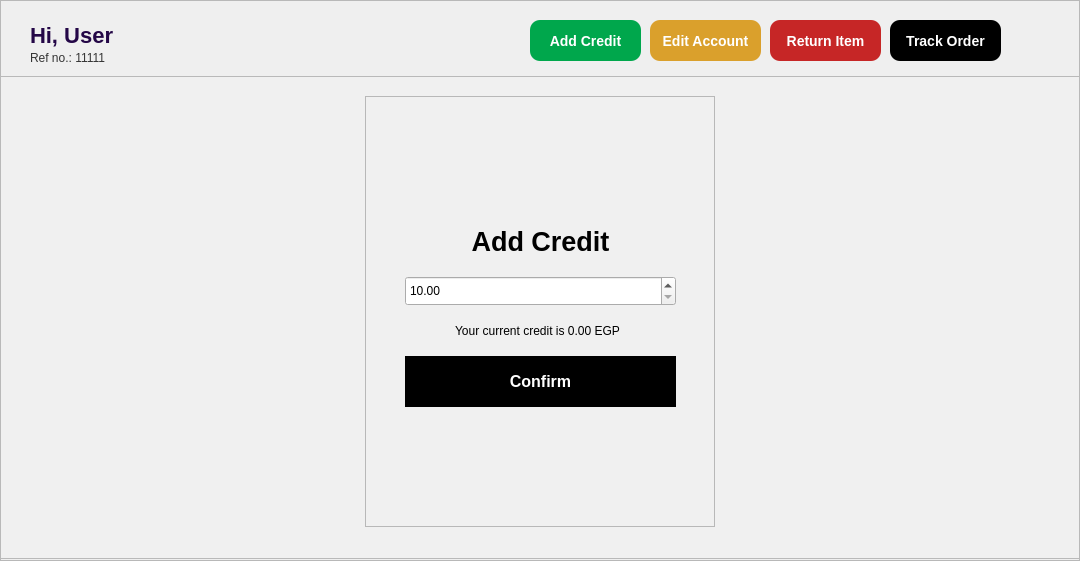
   <widget class="QFrame" name="storeView">
    <property name="enabled">
     <bool>true</bool>
    </property>
    <property name="geometry">
     <rect>
      <x>0</x>
      <y>130</y>
      <width>1080</width>
      <height>561</height>
     </rect>
    </property>
    <property name="frameShape">
     <enum>QFrame::StyledPanel</enum>
    </property>
    <property name="frameShadow">
     <enum>QFrame::Raised</enum>
    </property>
    <widget class="QLabel" name="userHiLabel">
     <property name="geometry">
      <rect>
       <x>30</x>
       <y>20</y>
       <width>481</width>
       <height>31</height>
      </rect>
     </property>
     <property name="styleSheet">
      <string notr="true">#userHiLabel{
color:#240747;
font-size: 22px;
font-weight: 800;
}</string>
     </property>
     <property name="text">
      <string>Hi, User</string>
     </property>
    </widget>
    <widget class="QLabel" name="refNumLabel">
     <property name="geometry">
      <rect>
       <x>30</x>
       <y>50</y>
       <width>151</width>
       <height>16</height>
      </rect>
     </property>
     <property name="styleSheet">
      <string notr="true">#refNumLabel{
font-size:12px;
color: #333;
font-weight:300;
}</string>
     </property>
     <property name="text">
      <string>Ref no.: 11111 </string>
     </property>
    </widget>
    <widget class="QPushButton" name="editAccBtn">
     <property name="geometry">
      <rect>
       <x>650</x>
       <y>20</y>
       <width>111</width>
       <height>41</height>
      </rect>
     </property>
     <property name="cursor">
      <cursorShape>PointingHandCursor</cursorShape>
     </property>
     <property name="styleSheet">
      <string notr="true">#editAccBtn{
background-color:rgb(218, 160, 44);
border:none;
border-radius: 10%;
color:#fff;
font-size:14px;
font-weight:600;
}
#editAccBtn::hover{
background-color:#fff;
border: 1px solid rgb(218, 160, 44);
color:rgb(218, 160, 44);
}</string>
     </property>
     <property name="text">
      <string>Edit Account</string>
     </property>
    </widget>
    <widget class="QPushButton" name="returnBtn">
     <property name="geometry">
      <rect>
       <x>770</x>
       <y>20</y>
       <width>111</width>
       <height>41</height>
      </rect>
     </property>
     <property name="cursor">
      <cursorShape>PointingHandCursor</cursorShape>
     </property>
     <property name="styleSheet">
      <string notr="true">#returnBtn{
background-color:rgb(198, 38, 38);
border:none;
border-radius: 10%;
color:#fff;
font-size:14px;
font-weight:600;
}
#returnBtn::hover{
background-color:#fff;
border: 1px solid rgb(198, 38, 38);
color:rgb(198, 38, 38);
}</string>
     </property>
     <property name="text">
      <string>Return Item</string>
     </property>
    </widget>
    <widget class="QPushButton" name="orderTrackBtn">
     <property name="geometry">
      <rect>
       <x>890</x>
       <y>20</y>
       <width>111</width>
       <height>41</height>
      </rect>
     </property>
     <property name="cursor">
      <cursorShape>PointingHandCursor</cursorShape>
     </property>
     <property name="styleSheet">
      <string notr="true">#orderTrackBtn{
background-color:#000;
border:none;
border-radius: 10%;
color:#fff;
font-size:14px;
font-weight:600;
}
#orderTrackBtn::hover{
background-color:#fff;
border: 1px solid #000;
color:#000;
}</string>
     </property>
     <property name="text">
      <string>Track Order</string>
     </property>
    </widget>
    <widget class="QPushButton" name="cartBtn">
     <property name="geometry">
      <rect>
       <x>1010</x>
       <y>20</y>
       <width>41</width>
       <height>41</height>
      </rect>
     </property>
     <property name="cursor">
      <cursorShape>PointingHandCursor</cursorShape>
     </property>
     <property name="styleSheet">
      <string notr="true">#cartBtn{
background:none;
border:none;
}</string>
     </property>
     <property name="text">
      <string/>
     </property>
     <property name="icon">
      <iconset>
       <normaloff>media/shopping-cart-icon-2.png</normaloff>media/shopping-cart-icon-2.png</iconset>
     </property>
     <property name="iconSize">
      <size>
       <width>25</width>
       <height>25</height>
      </size>
     </property>
    </widget>
    <widget class="QScrollArea" name="categories">
     <property name="geometry">
      <rect>
       <x>20</x>
       <y>90</y>
       <width>1041</width>
       <height>441</height>
      </rect>
     </property>
     <property name="layoutDirection">
      <enum>Qt::LeftToRight</enum>
     </property>
     <property name="verticalScrollBarPolicy">
      <enum>Qt::ScrollBarAlwaysOn</enum>
     </property>
     <property name="horizontalScrollBarPolicy">
      <enum>Qt::ScrollBarAlwaysOff</enum>
     </property>
     <property name="widgetResizable">
      <bool>true</bool>
     </property>
     <property name="alignment">
      <set>Qt::AlignLeading|Qt::AlignLeft|Qt::AlignTop</set>
     </property>
     <widget class="QWidget" name="scrollAreaWidgetContents">
      <property name="geometry">
       <rect>
        <x>0</x>
        <y>0</y>
        <width>1022</width>
        <height>439</height>
       </rect>
      </property>
      <layout class="QVBoxLayout" name="verticalLayout"/>
     </widget>
    </widget>
    <widget class="QFrame" name="categoryView">
     <property name="geometry">
      <rect>
       <x>20</x>
       <y>90</y>
       <width>1041</width>
       <height>441</height>
      </rect>
     </property>
     <property name="styleSheet">
      <string notr="true"/>
     </property>
     <property name="frameShape">
      <enum>QFrame::NoFrame</enum>
     </property>
     <property name="frameShadow">
      <enum>QFrame::Raised</enum>
     </property>
     <widget class="QScrollArea" name="scrollArea">
      <property name="geometry">
       <rect>
        <x>8</x>
        <y>60</y>
        <width>1031</width>
        <height>381</height>
       </rect>
      </property>
      <property name="verticalScrollBarPolicy">
       <enum>Qt::ScrollBarAlwaysOn</enum>
      </property>
      <property name="horizontalScrollBarPolicy">
       <enum>Qt::ScrollBarAlwaysOff</enum>
      </property>
      <property name="widgetResizable">
       <bool>true</bool>
      </property>
      <property name="alignment">
       <set>Qt::AlignLeading|Qt::AlignLeft|Qt::AlignTop</set>
      </property>
      <widget class="QWidget" name="scrollAreaWidgetContents_2">
       <property name="geometry">
        <rect>
         <x>0</x>
         <y>0</y>
         <width>1012</width>
         <height>379</height>
        </rect>
       </property>
       <layout class="QGridLayout" name="gridLayout"/>
      </widget>
     </widget>
     <widget class="QLineEdit" name="searchInput">
      <property name="geometry">
       <rect>
        <x>780</x>
        <y>7</y>
        <width>200</width>
        <height>41</height>
       </rect>
      </property>
      <property name="placeholderText">
       <string>Search</string>
      </property>
     </widget>
     <widget class="QPushButton" name="searchBtn">
      <property name="geometry">
       <rect>
        <x>990</x>
        <y>7</y>
        <width>41</width>
        <height>41</height>
       </rect>
      </property>
      <property name="cursor">
       <cursorShape>PointingHandCursor</cursorShape>
      </property>
      <property name="styleSheet">
       <string notr="true">#searchBtn{
background:none;
border:none;
}</string>
      </property>
      <property name="text">
       <string/>
      </property>
      <property name="icon">
       <iconset>
        <normaloff>media/search.png</normaloff>media/search.png</iconset>
      </property>
      <property name="iconSize">
       <size>
        <width>24</width>
        <height>24</height>
       </size>
      </property>
     </widget>
     <widget class="QPushButton" name="categoryBackBtn">
      <property name="geometry">
       <rect>
        <x>10</x>
        <y>10</y>
        <width>41</width>
        <height>41</height>
       </rect>
      </property>
      <property name="cursor">
       <cursorShape>PointingHandCursor</cursorShape>
      </property>
      <property name="styleSheet">
       <string notr="true">#categoryBackBtn{
background:none;
border:none;
}</string>
      </property>
      <property name="text">
       <string/>
      </property>
      <property name="icon">
       <iconset>
        <normaloff>media/back arrow.png</normaloff>media/back arrow.png</iconset>
      </property>
      <property name="iconSize">
       <size>
        <width>24</width>
        <height>24</height>
       </size>
      </property>
     </widget>
    </widget>
    <widget class="QFrame" name="editAccountView">
     <property name="enabled">
      <bool>true</bool>
     </property>
     <property name="geometry">
      <rect>
       <x>0</x>
       <y>76</y>
       <width>1080</width>
       <height>483</height>
      </rect>
     </property>
     <property name="styleSheet">
      <string notr="true">#editAccountView{
background-color:rgb(240, 240, 240);
}</string>
     </property>
     <property name="frameShape">
      <enum>QFrame::StyledPanel</enum>
     </property>
     <property name="frameShadow">
      <enum>QFrame::Raised</enum>
     </property>
     <widget class="QFrame" name="editAccountForm">
      <property name="geometry">
       <rect>
        <x>365</x>
        <y>20</y>
        <width>350</width>
        <height>431</height>
       </rect>
      </property>
      <property name="frameShape">
       <enum>QFrame::StyledPanel</enum>
      </property>
      <property name="frameShadow">
       <enum>QFrame::Raised</enum>
      </property>
      <widget class="QLineEdit" name="editName">
       <property name="geometry">
        <rect>
         <x>35</x>
         <y>70</y>
         <width>281</width>
         <height>31</height>
        </rect>
       </property>
       <property name="text">
        <string/>
       </property>
       <property name="placeholderText">
        <string>Name</string>
       </property>
      </widget>
      <widget class="QLineEdit" name="editEmail">
       <property name="geometry">
        <rect>
         <x>35</x>
         <y>110</y>
         <width>281</width>
         <height>31</height>
        </rect>
       </property>
       <property name="text">
        <string/>
       </property>
       <property name="placeholderText">
        <string>Email</string>
       </property>
      </widget>
      <widget class="QLineEdit" name="editPassword">
       <property name="geometry">
        <rect>
         <x>35</x>
         <y>150</y>
         <width>281</width>
         <height>31</height>
        </rect>
       </property>
       <property name="text">
        <string/>
       </property>
       <property name="echoMode">
        <enum>QLineEdit::Normal</enum>
       </property>
       <property name="placeholderText">
        <string>New Password</string>
       </property>
      </widget>
      <widget class="QLineEdit" name="editPhonenum">
       <property name="geometry">
        <rect>
         <x>35</x>
         <y>190</y>
         <width>281</width>
         <height>31</height>
        </rect>
       </property>
       <property name="text">
        <string/>
       </property>
       <property name="placeholderText">
        <string>Phone</string>
       </property>
      </widget>
      <widget class="QLineEdit" name="editAddress">
       <property name="geometry">
        <rect>
         <x>35</x>
         <y>230</y>
         <width>281</width>
         <height>31</height>
        </rect>
       </property>
       <property name="text">
        <string/>
       </property>
       <property name="placeholderText">
        <string>Address</string>
       </property>
      </widget>
      <widget class="QLabel" name="picLabelEdit">
       <property name="geometry">
        <rect>
         <x>70</x>
         <y>290</y>
         <width>61</width>
         <height>16</height>
        </rect>
       </property>
       <property name="text">
        <string>Picture:</string>
       </property>
      </widget>
      <widget class="QPushButton" name="uploadPicEdit">
       <property name="geometry">
        <rect>
         <x>130</x>
         <y>282</y>
         <width>81</width>
         <height>31</height>
        </rect>
       </property>
       <property name="text">
        <string>upload</string>
       </property>
       <property name="autoDefault">
        <bool>false</bool>
       </property>
      </widget>
      <widget class="QCheckBox" name="isPrimeEdit">
       <property name="geometry">
        <rect>
         <x>230</x>
         <y>288</y>
         <width>61</width>
         <height>20</height>
        </rect>
       </property>
       <property name="text">
        <string>Prime</string>
       </property>
      </widget>
      <widget class="QLabel" name="editAccErrorBox">
       <property name="geometry">
        <rect>
         <x>0</x>
         <y>400</y>
         <width>350</width>
         <height>21</height>
        </rect>
       </property>
       <property name="styleSheet">
        <string notr="true">#editAccErrorBox{
color: #ff0000;
}</string>
       </property>
       <property name="text">
        <string>Error!</string>
       </property>
      </widget>
      <widget class="QLabel" name="editAccountL">
       <property name="geometry">
        <rect>
         <x>80</x>
         <y>10</y>
         <width>191</width>
         <height>51</height>
        </rect>
       </property>
       <property name="text">
        <string>&lt;html&gt;&lt;head/&gt;&lt;body&gt;&lt;p align=&quot;center&quot;&gt;&lt;span style=&quot; font-size:20pt; font-weight:700;&quot;&gt;Edit Account&lt;/span&gt;&lt;/p&gt;&lt;/body&gt;&lt;/html&gt;</string>
       </property>
      </widget>
      <widget class="QPushButton" name="saveEditAccBtn">
       <property name="geometry">
        <rect>
         <x>40</x>
         <y>340</y>
         <width>271</width>
         <height>51</height>
        </rect>
       </property>
       <property name="styleSheet">
        <string notr="true">#saveEditAccBtn{
background-color:#000000;
color:#FFFFFF;
border:none;
font-size:16px;
font-weight:700;
transition: 1s;
}
#saveEditAccBtn:hover{
background-color:#FFFFFF;
color:#000000;
border:1px solid #000000;
}</string>
       </property>
       <property name="text">
        <string>Save changes</string>
       </property>
      </widget>
     </widget>
     <widget class="QPushButton" name="editAccBackBtn">
      <property name="geometry">
       <rect>
        <x>30</x>
        <y>20</y>
        <width>41</width>
        <height>41</height>
       </rect>
      </property>
      <property name="cursor">
       <cursorShape>PointingHandCursor</cursorShape>
      </property>
      <property name="styleSheet">
       <string notr="true">#editAccBackBtn{
background:none;
border:none;
}</string>
      </property>
      <property name="text">
       <string/>
      </property>
      <property name="icon">
       <iconset>
        <normaloff>media/back arrow.png</normaloff>media/back arrow.png</iconset>
      </property>
      <property name="iconSize">
       <size>
        <width>24</width>
        <height>24</height>
       </size>
      </property>
     </widget>
    </widget>
    <widget class="QFrame" name="productView">
     <property name="geometry">
      <rect>
       <x>20</x>
       <y>90</y>
       <width>1041</width>
       <height>441</height>
      </rect>
     </property>
     <property name="styleSheet">
      <string notr="true"/>
     </property>
     <property name="frameShape">
      <enum>QFrame::NoFrame</enum>
     </property>
     <property name="frameShadow">
      <enum>QFrame::Raised</enum>
     </property>
     <widget class="QPushButton" name="toCategoryBtn">
      <property name="geometry">
       <rect>
        <x>10</x>
        <y>6</y>
        <width>41</width>
        <height>41</height>
       </rect>
      </property>
      <property name="cursor">
       <cursorShape>PointingHandCursor</cursorShape>
      </property>
      <property name="styleSheet">
       <string notr="true">#toCategoryBtn{
background:none;
border:none;
}</string>
      </property>
      <property name="text">
       <string/>
      </property>
      <property name="icon">
       <iconset>
        <normaloff>media/back arrow.png</normaloff>media/back arrow.png</iconset>
      </property>
      <property name="iconSize">
       <size>
        <width>24</width>
        <height>24</height>
       </size>
      </property>
     </widget>
     <widget class="QFrame" name="productFrame">
      <property name="geometry">
       <rect>
        <x>15</x>
        <y>55</y>
        <width>1011</width>
        <height>371</height>
       </rect>
      </property>
      <property name="styleSheet">
       <string notr="true">#productFrame{
background-color:#fff;
}</string>
      </property>
      <property name="frameShape">
       <enum>QFrame::StyledPanel</enum>
      </property>
      <property name="frameShadow">
       <enum>QFrame::Raised</enum>
      </property>
      <widget class="QLabel" name="productViewPic">
       <property name="geometry">
        <rect>
         <x>20</x>
         <y>80</y>
         <width>200</width>
         <height>200</height>
        </rect>
       </property>
       <property name="text">
        <string/>
       </property>
       <property name="pixmap">
        <pixmap>media/Products img/milk.png</pixmap>
       </property>
       <property name="scaledContents">
        <bool>true</bool>
       </property>
      </widget>
      <widget class="QLabel" name="productViewName">
       <property name="geometry">
        <rect>
         <x>310</x>
         <y>95</y>
         <width>311</width>
         <height>31</height>
        </rect>
       </property>
       <property name="styleSheet">
        <string notr="true">#productViewName{
color:#4c0747;
font-weight:700;
font-size: 22px;
}</string>
       </property>
       <property name="text">
        <string>Milk</string>
       </property>
      </widget>
      <widget class="QLabel" name="productViewDescriptionH">
       <property name="geometry">
        <rect>
         <x>310</x>
         <y>130</y>
         <width>661</width>
         <height>31</height>
        </rect>
       </property>
       <property name="styleSheet">
        <string notr="true">#productViewDescriptionH{
color:#4c0747;
font-weight:700;
font-size: 14px;
}</string>
       </property>
       <property name="text">
        <string>Description:</string>
       </property>
      </widget>
      <widget class="QLabel" name="productViewDescriptionT">
       <property name="geometry">
        <rect>
         <x>310</x>
         <y>160</y>
         <width>661</width>
         <height>91</height>
        </rect>
       </property>
       <property name="styleSheet">
        <string notr="true">#productViewDescriptionT{
color:#4c0747;
font-weight:400;
font-size: 14px;
}</string>
       </property>
       <property name="locale">
        <locale language="English" country="UnitedStates"/>
       </property>
       <property name="text">
        <string>Bottle of milk</string>
       </property>
       <property name="alignment">
        <set>Qt::AlignLeading|Qt::AlignLeft|Qt::AlignTop</set>
       </property>
      </widget>
      <widget class="QLabel" name="productViewMassH">
       <property name="geometry">
        <rect>
         <x>310</x>
         <y>262</y>
         <width>41</width>
         <height>31</height>
        </rect>
       </property>
       <property name="styleSheet">
        <string notr="true">#productViewMassH{
color:#4c0747;
font-weight:700;
font-size: 14px;
}</string>
       </property>
       <property name="text">
        <string>Mass:</string>
       </property>
      </widget>
      <widget class="QLabel" name="productViewMassT">
       <property name="geometry">
        <rect>
         <x>355</x>
         <y>269</y>
         <width>181</width>
         <height>20</height>
        </rect>
       </property>
       <property name="styleSheet">
        <string notr="true">#productViewMassT{
color:#4c0747;
font-weight:400;
font-size: 14px;
}</string>
       </property>
       <property name="locale">
        <locale language="English" country="UnitedStates"/>
       </property>
       <property name="text">
        <string>1000g</string>
       </property>
       <property name="alignment">
        <set>Qt::AlignLeading|Qt::AlignLeft|Qt::AlignTop</set>
       </property>
      </widget>
      <widget class="QLabel" name="productViewVolumeT">
       <property name="geometry">
        <rect>
         <x>630</x>
         <y>270</y>
         <width>181</width>
         <height>20</height>
        </rect>
       </property>
       <property name="styleSheet">
        <string notr="true">#productViewVolumeT{
color:#4c0747;
font-weight:400;
font-size: 14px;
}</string>
       </property>
       <property name="locale">
        <locale language="English" country="UnitedStates"/>
       </property>
       <property name="text">
        <string>1000ml</string>
       </property>
       <property name="alignment">
        <set>Qt::AlignLeading|Qt::AlignLeft|Qt::AlignTop</set>
       </property>
      </widget>
      <widget class="QLabel" name="productViewVolumeH">
       <property name="geometry">
        <rect>
         <x>565</x>
         <y>262</y>
         <width>61</width>
         <height>31</height>
        </rect>
       </property>
       <property name="styleSheet">
        <string notr="true">#productViewVolumeH{
color:#4c0747;
font-weight:700;
font-size: 14px;
}</string>
       </property>
       <property name="text">
        <string>Volume:</string>
       </property>
      </widget>
      <widget class="QLabel" name="productViewLCT">
       <property name="geometry">
        <rect>
         <x>880</x>
         <y>268</y>
         <width>81</width>
         <height>20</height>
        </rect>
       </property>
       <property name="styleSheet">
        <string notr="true">#productViewLCT{
color:#4c0747;
font-weight:400;
font-size: 14px;
}</string>
       </property>
       <property name="locale">
        <locale language="English" country="UnitedStates"/>
       </property>
       <property name="text">
        <string>&lt;html&gt;&lt;head/&gt;&lt;body&gt;&lt;p align=&quot;right&quot;&gt;6 Months&lt;/p&gt;&lt;/body&gt;&lt;/html&gt;</string>
       </property>
       <property name="scaledContents">
        <bool>true</bool>
       </property>
       <property name="alignment">
        <set>Qt::AlignLeading|Qt::AlignLeft|Qt::AlignTop</set>
       </property>
      </widget>
      <widget class="QLabel" name="productViewLCH">
       <property name="geometry">
        <rect>
         <x>800</x>
         <y>261</y>
         <width>71</width>
         <height>31</height>
        </rect>
       </property>
       <property name="styleSheet">
        <string notr="true">#productViewLCH{
color:#4c0747;
font-weight:700;
font-size: 14px;
}</string>
       </property>
       <property name="text">
        <string>Warranty:</string>
       </property>
      </widget>
      <widget class="QPushButton" name="addToCartBtn">
       <property name="geometry">
        <rect>
         <x>860</x>
         <y>310</y>
         <width>111</width>
         <height>41</height>
        </rect>
       </property>
       <property name="cursor">
        <cursorShape>PointingHandCursor</cursorShape>
       </property>
       <property name="styleSheet">
        <string notr="true">#addToCartBtn{
background-color:rgb(0, 170, 77);
border:none;
border-radius: 10%;
color:#fff;
font-size:14px;
font-weight:600;
}
#addToCartBtn::hover{
background-color:#fff;
border: 1px solid rgb(0, 170, 77);
color:rgb(0, 170, 77);
}</string>
       </property>
       <property name="text">
        <string>Add to cart</string>
       </property>
      </widget>
      <widget class="QLabel" name="productViewPrice">
       <property name="geometry">
        <rect>
         <x>650</x>
         <y>95</y>
         <width>311</width>
         <height>31</height>
        </rect>
       </property>
       <property name="layoutDirection">
        <enum>Qt::LeftToRight</enum>
       </property>
       <property name="styleSheet">
        <string notr="true">#productViewPrice{
color:#4c0747;
font-weight:700;
font-size: 22px;
}</string>
       </property>
       <property name="text">
        <string>&lt;html&gt;&lt;head/&gt;&lt;body&gt;&lt;p align=&quot;right&quot;&gt;9.5EGP&lt;/p&gt;&lt;/body&gt;&lt;/html&gt;</string>
       </property>
      </widget>
     </widget>
    </widget>
    <widget class="QPushButton" name="addCreditBtn">
     <property name="geometry">
      <rect>
       <x>530</x>
       <y>20</y>
       <width>111</width>
       <height>41</height>
      </rect>
     </property>
     <property name="cursor">
      <cursorShape>PointingHandCursor</cursorShape>
     </property>
     <property name="styleSheet">
      <string notr="true">#addCreditBtn{
background-color:rgb(0, 167, 76);
border:none;
border-radius: 10%;
color:#fff;
font-size:14px;
font-weight:600;
}
#addCreditBtn::hover{
background-color:#fff;
border: 1px solid rgb(0, 167, 76);
color:rgb(0, 167, 76);
}</string>
     </property>
     <property name="text">
      <string>Add Credit</string>
     </property>
    </widget>
    <widget class="QFrame" name="addCreditView">
     <property name="enabled">
      <bool>true</bool>
     </property>
     <property name="geometry">
      <rect>
       <x>0</x>
       <y>76</y>
       <width>1080</width>
       <height>483</height>
      </rect>
     </property>
     <property name="styleSheet">
      <string notr="true">#addCreditView{
background-color:rgb(240, 240, 240);
}</string>
     </property>
     <property name="frameShape">
      <enum>QFrame::StyledPanel</enum>
     </property>
     <property name="frameShadow">
      <enum>QFrame::Raised</enum>
     </property>
     <widget class="QFrame" name="addCreditForm">
      <property name="geometry">
       <rect>
        <x>365</x>
        <y>20</y>
        <width>350</width>
        <height>431</height>
       </rect>
      </property>
      <property name="frameShape">
       <enum>QFrame::StyledPanel</enum>
      </property>
      <property name="frameShadow">
       <enum>QFrame::Raised</enum>
      </property>
      <widget class="QLabel" name="addCreditL">
       <property name="geometry">
        <rect>
         <x>80</x>
         <y>120</y>
         <width>191</width>
         <height>51</height>
        </rect>
       </property>
       <property name="text">
        <string>&lt;html&gt;&lt;head/&gt;&lt;body&gt;&lt;p align=&quot;center&quot;&gt;&lt;span style=&quot; font-size:20pt; font-weight:700;&quot;&gt;Add Credit&lt;/span&gt;&lt;/p&gt;&lt;/body&gt;&lt;/html&gt;</string>
       </property>
      </widget>
      <widget class="QPushButton" name="addCreditConfirmBtn">
       <property name="geometry">
        <rect>
         <x>40</x>
         <y>260</y>
         <width>271</width>
         <height>51</height>
        </rect>
       </property>
       <property name="styleSheet">
        <string notr="true">#addCreditConfirmBtn{
background-color:#000000;
color:#FFFFFF;
border:none;
font-size:16px;
font-weight:700;
transition: 1s;
}
#addCreditConfirmBtn:hover{
background-color:#FFFFFF;
color:#000000;
border:1px solid #000000;
}</string>
       </property>
       <property name="text">
        <string>Confirm</string>
       </property>
      </widget>
      <widget class="QLabel" name="currentCreditL">
       <property name="geometry">
        <rect>
         <x>32</x>
         <y>227</y>
         <width>281</width>
         <height>16</height>
        </rect>
       </property>
       <property name="text">
        <string>&lt;html&gt;&lt;head/&gt;&lt;body&gt;&lt;p align=&quot;center&quot;&gt;Your current credit is 0.00 EGP&lt;/p&gt;&lt;/body&gt;&lt;/html&gt;</string>
       </property>
      </widget>
      <widget class="QDoubleSpinBox" name="addCreditAmount">
       <property name="geometry">
        <rect>
         <x>40</x>
         <y>180</y>
         <width>271</width>
         <height>30</height>
        </rect>
       </property>
       <property name="minimum">
        <double>10.000000000000000</double>
       </property>
       <property name="maximum">
        <double>1000000.989999999990687</double>
       </property>
      </widget>
     </widget>
     <widget class="QPushButton" name="addCreditBackBtn">
      <property name="geometry">
       <rect>
        <x>30</x>
        <y>20</y>
        <width>41</width>
        <height>41</height>
       </rect>
      </property>
      <property name="cursor">
       <cursorShape>PointingHandCursor</cursorShape>
      </property>
      <property name="styleSheet">
       <string notr="true">#addCreditBackBtn{
background:none;
border:none;
}</string>
      </property>
      <property name="text">
       <string/>
      </property>
      <property name="icon">
       <iconset>
        <normaloff>media/back arrow.png</normaloff>media/back arrow.png</iconset>
      </property>
      <property name="iconSize">
       <size>
        <width>24</width>
        <height>24</height>
       </size>
      </property>
     </widget>
    </widget>
   </widget>
